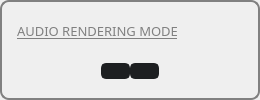
       <widget class="QGroupBox" name="renderGroupBox">
        <property name="sizePolicy">
         <sizepolicy hsizetype="Preferred" vsizetype="Preferred">
          <horstretch>0</horstretch>
          <verstretch>0</verstretch>
         </sizepolicy>
        </property>
        <property name="styleSheet">
         <string notr="true">QGroupBox {
    border: 2px solid gray;
    border-radius: 9px;
	color: rgb(255, 255, 255);
    /*margin-top: 1ex;  leave space at the top for the title */
}</string>
        </property>
        <layout class="QVBoxLayout" name="verticalLayout_5">
         <property name="spacing">
          <number>0</number>
         </property>
         <property name="leftMargin">
          <number>15</number>
         </property>
         <property name="topMargin">
          <number>0</number>
         </property>
         <property name="rightMargin">
          <number>15</number>
         </property>
         <property name="bottomMargin">
          <number>0</number>
         </property>
         <item>
          <layout class="QHBoxLayout" name="horizontalLayout_10">
           <property name="spacing">
            <number>0</number>
           </property>
           <property name="bottomMargin">
            <number>0</number>
           </property>
           <item>
            <widget class="QLabel" name="renderLabel">
             <property name="sizePolicy">
              <sizepolicy hsizetype="Preferred" vsizetype="Fixed">
               <horstretch>0</horstretch>
               <verstretch>0</verstretch>
              </sizepolicy>
             </property>
             <property name="font">
              <font>
               <family>Rubik</family>
               <pointsize>10</pointsize>
               <italic>false</italic>
               <bold>false</bold>
               <underline>true</underline>
               <kerning>true</kerning>
              </font>
             </property>
             <property name="styleSheet">
              <string notr="true">color: gray;</string>
             </property>
             <property name="text">
              <string>AUDIO RENDERING MODE</string>
             </property>
            </widget>
           </item>
           <item>
            <spacer name="horizontalSpacer_3">
             <property name="orientation">
              <enum>Qt::Horizontal</enum>
             </property>
             <property name="sizeHint" stdset="0">
              <size>
               <width>40</width>
               <height>20</height>
              </size>
             </property>
            </spacer>
           </item>
           <item>
            <widget class="QLabel" name="renderInfoLabel">
             <property name="sizePolicy">
              <sizepolicy hsizetype="Preferred" vsizetype="Fixed">
               <horstretch>0</horstretch>
               <verstretch>0</verstretch>
              </sizepolicy>
             </property>
             <property name="minimumSize">
              <size>
               <width>25</width>
               <height>25</height>
              </size>
             </property>
             <property name="toolTip">
              <string>&lt;html&gt;&lt;head/&gt;&lt;body&gt;&lt;p&gt;&lt;span style=&quot; font-size:10pt; font-weight:700;&quot;&gt;AUDIO RENDERING MODE - Tips&lt;/span&gt;&lt;/p&gt;&lt;p&gt;Choose between Shared and Exclusive modes, provided by the WASAPI Windows audio system. &lt;/p&gt;&lt;p&gt;&lt;span style=&quot; font-weight:700;&quot;&gt;Shared Mode: &lt;/span&gt;lets you use the same audio device simultaneously for both ASIO and non-ASIO audio applications, so you can mix ASIO with &amp;quot;regular&amp;quot; Windows audio. This results in higher latency: you can expect between 10-20ms on a generic audio chipset.&lt;/p&gt;&lt;p&gt;&lt;span style=&quot; font-weight:700;&quot;&gt;Exclusive Mode: &lt;/span&gt;provides the lowest latency (less than 10ms), and bit-perfect operation. This mode locks out access to the audio device from other (non-ASIO) audio applications. &lt;/p&gt;&lt;p&gt;Note: depending on your audio hardware, using Exclusive mode &lt;span style=&quot; font-style:italic;&quot;&gt;may&lt;/span&gt; result in glitches in the sound, which can be reduced by setting the Buffer Size to 512 samples or higher. If glitches still occur, please open an issue on the GitHub repository.&lt;/p&gt;&lt;/body&gt;&lt;/html&gt;</string>
             </property>
             <property name="styleSheet">
              <string notr="true">image: url(:/img/images/INFO BTN OFF.png);</string>
             </property>
             <property name="text">
              <string/>
             </property>
            </widget>
           </item>
          </layout>
         </item>
         <item>
          <layout class="QHBoxLayout" name="horizontalLayout_11">
           <property name="spacing">
            <number>0</number>
           </property>
           <property name="leftMargin">
            <number>0</number>
           </property>
           <property name="topMargin">
            <number>0</number>
           </property>
           <property name="rightMargin">
            <number>0</number>
           </property>
           <property name="bottomMargin">
            <number>0</number>
           </property>
           <item>
            <spacer name="horizontalSpacer_12">
             <property name="orientation">
              <enum>Qt::Horizontal</enum>
             </property>
             <property name="sizeHint" stdset="0">
              <size>
               <width>40</width>
               <height>20</height>
              </size>
             </property>
            </spacer>
           </item>
           <item>
            <widget class="QPushButton" name="sharedPushButton">
             <property name="sizePolicy">
              <sizepolicy hsizetype="Preferred" vsizetype="Fixed">
               <horstretch>0</horstretch>
               <verstretch>0</verstretch>
              </sizepolicy>
             </property>
             <property name="font">
              <font>
               <stylestrategy>PreferAntialias</stylestrategy>
              </font>
             </property>
             <property name="layoutDirection">
              <enum>Qt::LeftToRight</enum>
             </property>
             <property name="autoFillBackground">
              <bool>false</bool>
             </property>
             <property name="styleSheet">
              <string notr="true">QPushButton {
	padding-left: -3px;
	padding-right: -4px;
	padding-bottom: -2px;
	border-radius: 5px;
    border: 2px solid #1d1f21;
    background-color: #1d1f21;
}</string>
             </property>
             <property name="text">
              <string/>
             </property>
             <property name="icon">
              <iconset resource="koordipics.qrc">
               <normaloff>:/img/images/SHARED OFF BTN.png</normaloff>
               <normalon>:/img/images/SHARED ON BTN.png</normalon>:/img/images/SHARED OFF BTN.png</iconset>
             </property>
             <property name="iconSize">
              <size>
               <width>134</width>
               <height>37</height>
              </size>
             </property>
             <property name="checkable">
              <bool>true</bool>
             </property>
             <property name="checked">
              <bool>true</bool>
             </property>
             <property name="autoExclusive">
              <bool>false</bool>
             </property>
             <property name="autoDefault">
              <bool>false</bool>
             </property>
             <property name="default">
              <bool>true</bool>
             </property>
             <property name="flat">
              <bool>false</bool>
             </property>
             <attribute name="buttonGroup">
              <string notr="true">buttonGroup</string>
             </attribute>
            </widget>
           </item>
           <item>
            <widget class="QPushButton" name="exclusivePushButton">
             <property name="sizePolicy">
              <sizepolicy hsizetype="Preferred" vsizetype="Fixed">
               <horstretch>0</horstretch>
               <verstretch>0</verstretch>
              </sizepolicy>
             </property>
             <property name="font">
              <font>
               <stylestrategy>PreferDefault</stylestrategy>
              </font>
             </property>
             <property name="focusPolicy">
              <enum>Qt::StrongFocus</enum>
             </property>
             <property name="autoFillBackground">
              <bool>false</bool>
             </property>
             <property name="styleSheet">
              <string notr="true">QPushButton {
	padding-left: -3px;
	padding-right: -4px;
	padding-bottom: -2px;
	border-radius: 5px;
    border: 2px solid #1d1f21;
    background-color: #1d1f21;
}</string>
             </property>
             <property name="text">
              <string/>
             </property>
             <property name="icon">
              <iconset resource="koordipics.qrc">
               <normaloff>:/img/images/EXCLUSIVE OFF BTN.png</normaloff>
               <normalon>:/img/images/EXCLUSIVE ON BTN.png</normalon>
               <activeoff>:/img/images/EXCLUSIVE OFF BTN.png</activeoff>:/img/images/EXCLUSIVE OFF BTN.png</iconset>
             </property>
             <property name="iconSize">
              <size>
               <width>134</width>
               <height>37</height>
              </size>
             </property>
             <property name="checkable">
              <bool>true</bool>
             </property>
             <property name="checked">
              <bool>false</bool>
             </property>
             <property name="autoExclusive">
              <bool>false</bool>
             </property>
             <property name="autoDefault">
              <bool>false</bool>
             </property>
             <property name="default">
              <bool>true</bool>
             </property>
             <property name="flat">
              <bool>false</bool>
             </property>
             <attribute name="buttonGroup">
              <string notr="true">buttonGroup</string>
             </attribute>
            </widget>
           </item>
           <item>
            <spacer name="horizontalSpacer_13">
             <property name="orientation">
              <enum>Qt::Horizontal</enum>
             </property>
             <property name="sizeHint" stdset="0">
              <size>
               <width>40</width>
               <height>20</height>
              </size>
             </property>
            </spacer>
           </item>
          </layout>
         </item>
        </layout>
       </widget>
